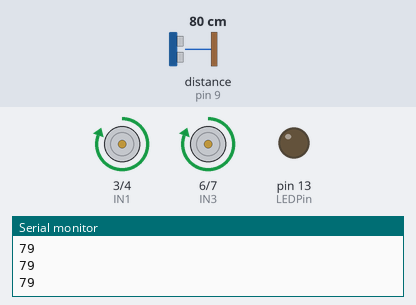
A sketch run on a simulated Arduino Uno, built with avr-gcc and run on an emulated ATmega328P. Parts: motor-driver pin pairs drawn as motors (green arrow = first pin HIGH = forward, orange = second pin HIGH = backward, longer = more drive, scaled by the enable pin), output pins drawn as LEDs (lit = HIGH), the last lines printed to the serial monitor. Wiring (inferred from the names in the program): ultrasonic range finder: trigger pin 11; echo pin 9. The test bench sets the inputs (shaded band); at power-on: distance to the obstacle (sensor on pin 9) 80 cm. The echo pulse lasts 58.3 µs per cm; pins used as bus, display or sensor lines are not drawn.

Above: at 1.2 s.
1.3 s: distance to the obstacle (sensor on pin 9) set to 13 cm
2.8 s: distance to the obstacle (sensor on pin 9) set to 10 cm
At 3.3 s:
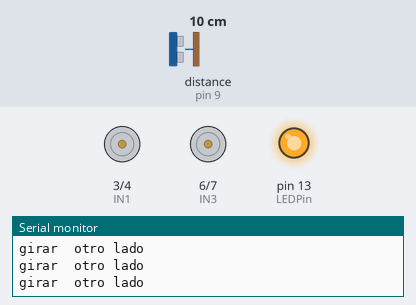
4.3 s: distance to the obstacle (sensor on pin 9) set to 18 cm
At 4.6 s:
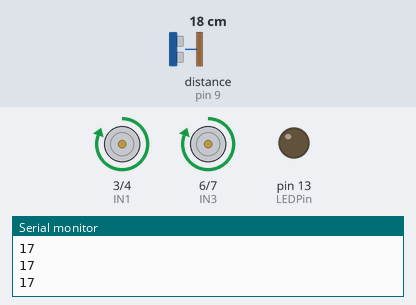
5.8 s: distance to the obstacle (sensor on pin 9) set to 2 cm
At 7.3 s:
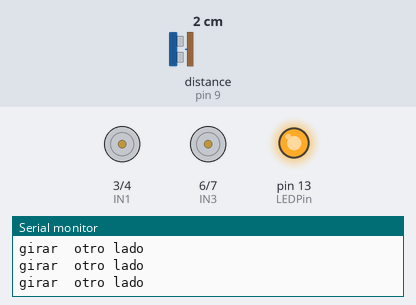
Timing chart, 0 to 8.3 s (numbered marks = the images above; inputs shaded):
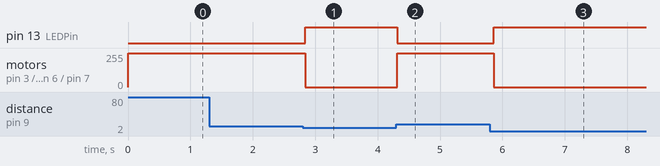

Measured:
- the behaviour switches between 12 and 11 cm on distance to the obstacle (sensor on pin 9) (found by bisection; images 0 and 1)
- after the input at 2.8 s, pin 13 (LEDPin): LOW → HIGH at once; motor on pin 3 (IN1) / pin 4 (IN2), motor on pin 6 (IN3) / pin 7 (IN4): forward 255/255 → stopped at once
- after the input at 4.3 s, pin 13 (LEDPin): HIGH → LOW at once; motor on pin 3 (IN1) / pin 4 (IN2), motor on pin 6 (IN3) / pin 7 (IN4): stopped → forward 255/255 at once
- after the input at 5.8 s, pin 13 (LEDPin): LOW → HIGH after 0.06 s; motor on pin 3 (IN1) / pin 4 (IN2), motor on pin 6 (IN3) / pin 7 (IN4): forward 255/255 → stopped after 0.06 s

The sketch:

car_evation.ino
```cpp
                                                                                                                                                                                                                                                                                                                                                                                                                                                                                                                                                                                                                                                                                                                                                                                                                                                                                                                                                                                                                                                                                                                                                                                          #define echoPin 9
#define trigPin 11
#define LEDPin 13

int ENA=2;
int IN1=3;
int IN2=4;
int ENB=5;
int IN3=6;
int IN4=7;

int maximumRange = 80; // Maximum range needed
int minimumRange = 10; // Minimum range needed
long duration, distance; // Duration used to calculate distance

void setup() {
   Serial.begin (9600);
   pinMode(trigPin, OUTPUT);
   pinMode(echoPin, INPUT);
   pinMode(LEDPin, OUTPUT); // Use LED indicator (if required)

   pinMode(ENA,OUTPUT);
   pinMode(ENB,OUTPUT);
   pinMode(IN1,OUTPUT);
   pinMode(IN2,OUTPUT);
   pinMode(IN3,OUTPUT);
   pinMode(IN4,OUTPUT);
   digitalWrite(ENA,HIGH);//enablae motorA
   digitalWrite(ENB,HIGH);//enable motorB

}

void loop() {
 digitalWrite(trigPin, LOW);
 delayMicroseconds(2);

 digitalWrite(trigPin, HIGH);
 delayMicroseconds(10);

 digitalWrite(trigPin, LOW);
 duration = pulseIn(echoPin, HIGH);

 distance = duration/58.2;
 if (distance >= maximumRange || distance <= minimumRange){
   Serial.println("girar  otro lado");
   digitalWrite(LEDPin, HIGH);

   digitalWrite(IN1,LOW);
   digitalWrite(IN2,LOW);
   digitalWrite(IN3,LOW);
   digitalWrite(IN4,LOW);

 } else {
   Serial.println(distance);
   digitalWrite(LEDPin, LOW);

   digitalWrite(IN1,HIGH);
   digitalWrite(IN2,LOW);
   digitalWrite(IN3,HIGH);
   digitalWrite(IN4,LOW);
 }

 //Delay 50ms before next reading.
  delay(60);
}
```
